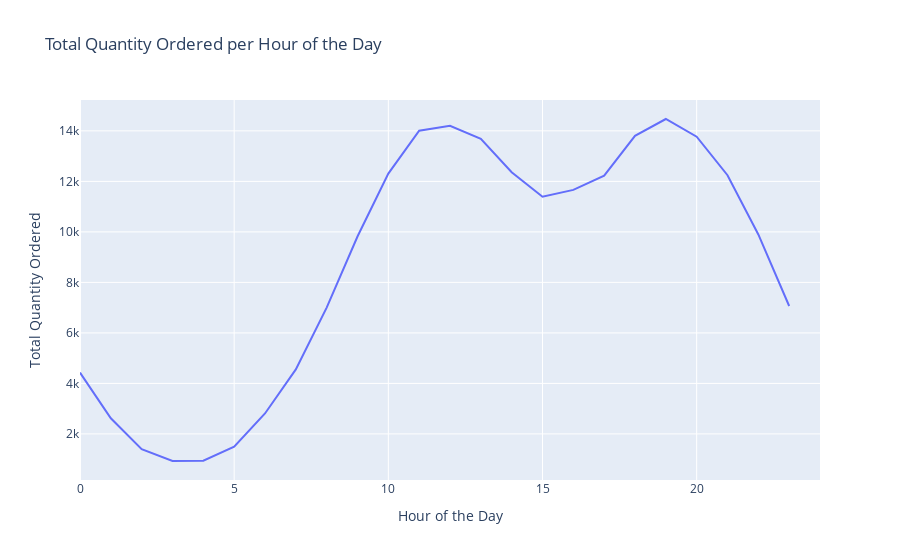

The notebook cell saved with this chart:
### Markdown cell above
To tackle this question, I will construct a line chart that visualizes the order count throughout the 24-hour day cycle. This approach will aid in pinpointing the hours of peak sales activity and guide our decision-making regarding optimal advertisement timings.

### Code cell
# Droping rows with missing "Order Date" values
sales.dropna(subset=['Order Date'], inplace=True)

# Extracting the hour of the day
sales['Hour'] = sales['Order Date'].dt.hour

# Grouping by hour and calculate sum of quantity ordered
hourly_quantity = sales.groupby('Hour')['Quantity Ordered'].sum().reset_index()

# Creating a line chart using plotly.express
fig = px.line(hourly_quantity, x='Hour', y='Quantity Ordered', title='Total Quantity Ordered per Hour of the Day',
              labels={'Hour': 'Hour of the Day', 'Quantity Ordered': 'Total Quantity Ordered'})
fig.update_xaxes(range=[0, 24])

fig.show()

### Figure 1 — Plotly figure (JSON) as saved in the notebook; plotly's stock layout.template omitted (floating-point values rounded to 4 significant figures)
{"data": [{"hovertemplate": "Hour of the Day=%{x}<br>Total Quantity Ordered=%{y}<extra></extra>", "legendgroup": "", "line": {"color": "#636efa", "dash": "solid"}, "marker": {"symbol": "circle"}, "mode": "lines", "name": "", "orientation": "v", "showlegend": false, "type": "scatter", "x": [0, 1, 2, 3, 4, 5, 6, 7, 8, 9, 10, 11, 12, 13, 14, 15, 16, 17, 18, 19, 20, 21, 22, 23], "xaxis": "x", "y": [4428, 2619, 1398, 928, 937, 1493, 2810, 4556, 7002, 9816, 12308, 14005, 14202, 13685, 12362, 11391, 11662, 12229, 13802, 14470, 13768, 12244, 9899, 7065], "yaxis": "y"}], "layout": {"legend": {"tracegroupgap": 0}, "title": {"text": "Total Quantity Ordered per Hour of the Day"}, "xaxis": {"anchor": "y", "domain": [0, 1], "range": [0, 24], "title": {"text": "Hour of the Day"}}, "yaxis": {"anchor": "x", "domain": [0, 1], "title": {"text": "Total Quantity Ordered"}}}}
